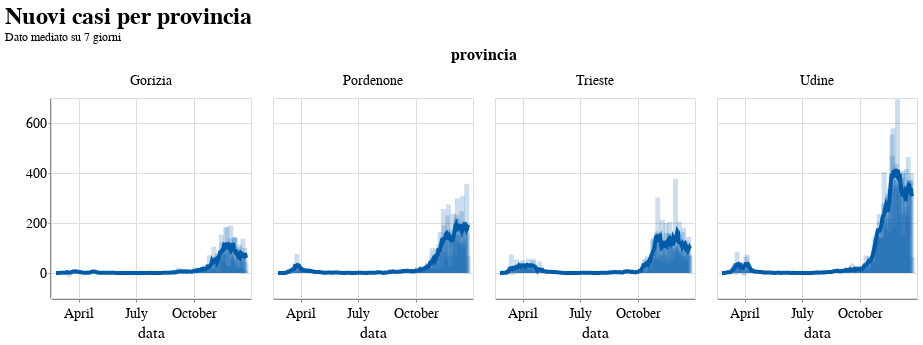

Notebook cell for this chart:
### Code cell
base = alt.Chart().transform_window(
    averaged='mean(nuovi_positivi)',
    frame=[-4,3],
    groupby=['provincia']
).encode(
    x='data:T',
    tooltip=['data', 'provincia', 'totale_casi', 'nuovi_positivi', 'incremento']
).properties(
    height=200,
    width=200,
)

c1 = base.mark_line().encode(
    y=alt.Y('averaged:Q', title=''),
)

c2 = base.mark_bar(opacity=0.2, width=5).encode(
    y=alt.Y('nuovi_positivi', title=''),

)

alt.layer(c1, c2, data=prov_df).facet(facet='provincia:N', columns=4).properties(
    title={
      "text": ['Nuovi casi per provincia'], 
      "subtitle": ["Dato mediato su 7 giorni"]
    }
).interactive()

### Figure 1 — Vega-Lite specification as saved in the notebook (floating-point values rounded to 4 significant figures; data arrays with more than 128 entries replaced by an {"elided": "..."} marker saying what was removed)
{"config": {"view": {"width": 600, "height": 400}, "background": "#ffffff", "title": {"anchor": "start", "font": "Source Sans Pro, Arial, sans", "fontColor": "#000000", "fontSize": 24, "fontWeight": "bold"}, "arc": {"fill": "#005DA9"}, "area": {"fill": "#005DA9"}, "line": {"stroke": "#005DA9", "strokeWidth": 4}, "path": {"stroke": "#005DA9"}, "rect": {"fill": "#005DA9"}, "shape": {"stroke": "#005DA9"}, "bar": {"fill": "#005DA9"}, "point": {"stroke": "#005DA9"}, "symbol": {"fill": "#005DA9", "size": 60}, "axis": {"titleFont": "Source Sans Pro, sans", "titleFontSize": 16, "titleFontWeight": "normal", "labelFont": "Source Sans Pro, sans", "labelFontSize": 14, "labelFontWeight": "normal"}, "axisX": {"labelAngle": 0, "labelPadding": 4, "tickSize": 3}, "axisY": {"labelBaseline": "middle", "maxExtent": 45, "minExtent": 45, "tickSize": 2, "titleAlign": "left", "titleAngle": 0, "titleX": -45, "titleY": -11}, "headerFacet": {"titleFontSize": 16, "labelFontSize": 14}, "headerRow": {"titleFontSize": 16, "labelFontSize": 14}, "headerColumn": {"titleFontSize": 16, "labelFontSize": 14}, "legend": {"titleFont": "Source Sans Pro, sans", "titleFontSize": 16, "titleFontWeight": "normal", "symbolType": "circle", "labelFont": "Source Sans Pro, sans", "labelFontSize": 15}, "range": {"category": ["#AB377A", "#AEC067", "#9BC3B7", "#928285", "#F07F3C", "#FFE054", "#E30034", "#005DA9", "#644F54", "#5EA290", "#769F3B", "#812161", "#E36319", "#F5C631"]}}, "data": {"name": "data-f9547a8820fa46df19347f1888b622c6"}, "facet": {"type": "nominal", "field": "provincia"}, "spec": {"layer": [{"mark": "line", "encoding": {"tooltip": [{"type": "temporal", "field": "data"}, {"type": "nominal", "field": "provincia"}, {"type": "quantitative", "field": "totale_casi"}, {"type": "quantitative", "field": "nuovi_positivi"}, {"type": "quantitative", "field": "incremento"}], "x": {"type": "temporal", "field": "data"}, "y": {"type": "quantitative", "field": "averaged", "title": ""}}, "height": 200, "selection": {"selector005": {"type": "interval", "bind": "scales", "encodings": ["x", "y"]}}, "transform": [{"window": [{"op": "mean", "field": "nuovi_positivi", "as": "averaged"}], "frame": [-4, 3], "groupby": ["provincia"]}], "width": 200}, {"mark": {"type": "bar", "opacity": 0.2, "width": 5}, "encoding": {"tooltip": [{"type": "temporal", "field": "data"}, {"type": "nominal", "field": "provincia"}, {"type": "quantitative", "field": "totale_casi"}, {"type": "quantitative", "field": "nuovi_positivi"}, {"type": "quantitative", "field": "incremento"}], "x": {"type": "temporal", "field": "data"}, "y": {"type": "quantitative", "field": "nuovi_positivi", "title": ""}}, "height": 200, "transform": [{"window": [{"op": "mean", "field": "nuovi_positivi", "as": "averaged"}], "frame": [-4, 3], "groupby": ["provincia"]}], "width": 200}]}, "columns": 4, "title": {"text": ["Nuovi casi per provincia"], "subtitle": ["Dato mediato su 7 giorni"]}, "$schema": "https://vega.github.io/schema/vega-lite/v4.8.1.json", "datasets": {"data-f9547a8820fa46df19347f1888b622c6": {"elided": "1208 records"}}}
